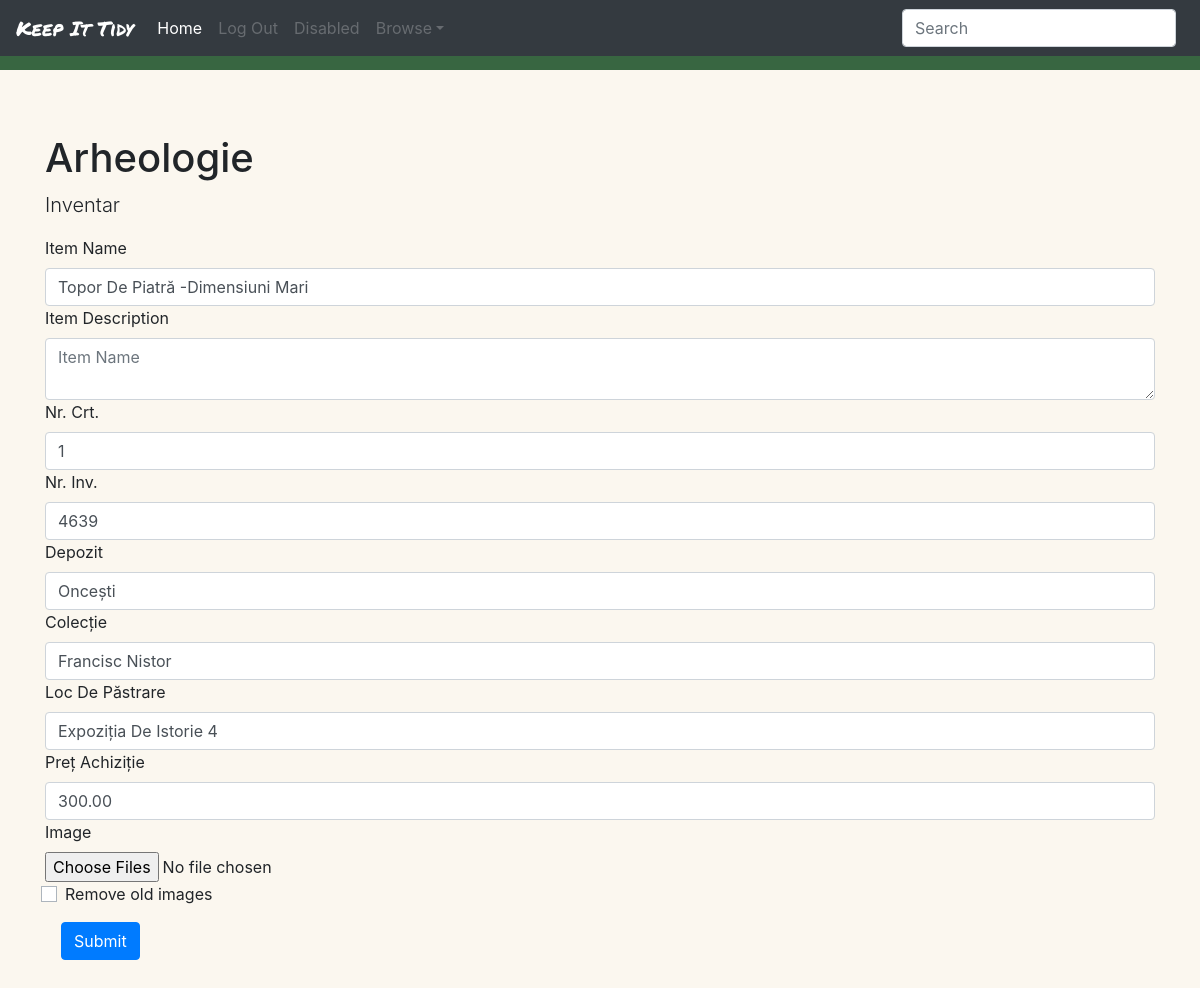
Page /edit_item/3747 on the committed database.
### KeepItTidy/models.py (models this page shows, shortened)
class Collection(models.Model):
	user = models.ForeignKey(User, on_delete=models.CASCADE, related_name="collection")
	name = models.CharField(max_length=200)
	description = models.CharField(max_length=200)

class Item(models.Model):
	name = models.CharField(max_length=200, default="item_name")
	description = models.TextField(max_length=400, null=True)
	user = models.ForeignKey(User, on_delete=models.CASCADE, related_name="item")
	collection = models.ForeignKey(Collection, on_delete=models.CASCADE, related_name="item")
	def get_fields(self):
		fields = {"id": self.id, "name": self.name, "description": self.description, "col_id": self.collection.id}
		text_fields = TextField.objects.filter(item=self)
		if len(text_fields) > 0:
			for i in text_fields:
				fields[i.name] = i.text
		boolean_fields = BooleanField.objects.filter(item=self)
		if len(boolean_fields) > 0:
			for i in boolean_fields:
				fields[i.name] = i.boolean
		date_fields = DateField.objects.filter(item=self)
		if len(date_fields) > 0:
			for i in date_fields:
				fields[i.name] = i.date.strftime("%Y-%m-%d")
		number_fields = NumberField.objects.filter(item=self)
		if len(number_fields) > 0:
			for i in number_fields:
				fields[i.name] = i.number
		decimal_fields = DecimalField.objects.filter(item=self)
		if len(decimal_fields) > 0:
			for i in decimal_fields:
				fields[i.name] = i.decimal
		image_fields = ImageField.objects.filter(item=self)
		if len(image_fields) > 0:
			image_urls = []
			for i in image_fields:
				image_urls.append(i.image.url)
			fields[i.name] = image_urls # This dictionary object will return an array of urls
		else:
			fields["img_missing"] = []
		return fields

class FieldNameTypePair(models.Model):
	dictionary = models.ForeignKey(FieldDict, on_delete=models.CASCADE, related_name="name_type_pair")
	field_name = models.CharField(max_length=200)
	field_type = models.CharField(max_length=200)

class TextField(models.Model):
	name = models.CharField(max_length=200)
	collection = models.ForeignKey(Collection, on_delete=models.CASCADE, related_name="text_field")
	item = models.ForeignKey(Item, on_delete=models.CASCADE, related_name="text_field")
	text = models.CharField(max_length=500)

class DecimalField(models.Model):
	name = models.CharField(max_length=200)
	collection = models.ForeignKey(Collection, on_delete=models.CASCADE, related_name="decimal_field")
	item = models.ForeignKey(Item, on_delete=models.CASCADE, related_name="decimal_field")
	decimal = models.DecimalField(max_digits=1000, decimal_places=2)

### KeepItTidy/views.py (the view)
# urls.py: path("edit_item/<int:item_id>", views.edit_item, name="edit_item"),
def edit_item(request, item_id):
	current_user = request.user
	item = Item.objects.get(id=item_id)
	collection = Collection.objects.get(id=item.collection.id)
	remove_imgs = request.POST.get('removeCurrentImgs', False)
	field_dict = FieldDict.objects.get(collection=collection)
	fields = FieldNameTypePair.objects.filter(dictionary=field_dict)
	if request.method == "POST":
		if item.get_fields()['name'] == request.POST['itemName']:
			print("\nName hasn't changed\n")
		else:
			print("\nName has changed\n")
			item.name = request.POST['itemName']
			item.save()
		if item.get_fields()['description'] == request.POST['itemDescription']:
			print("\nDescription hasn't changed\n")
		else:
			print("\nDescription hasn't changed\n")
			item.description = request.POST['itemDescription']
			item.save()
		posts = request.POST.items()
		for key, value in posts:
			if key != 'itemName' and key != 'itemDescription':
				print(f"{key}: {value}")
				field_name = key.split(" / ")[0]
				field_type = key.split(" / ")[-1]
				create_field_obj(item, value, field_type, field_name, collection)
		if remove_imgs:
			for i in ImageField.objects.filter(item=item):
				i.delete()
		if len(request.FILES) > 0:
			for i in request.FILES:
				file_name = i.split(" / ")[0]
				file_type = i.split(" / ")[-1]
				for file in request.FILES.getlist(i):
					if file_type == "image":
						image = file
						field_obj = ImageField(name=file_name, collection=collection, item=item, image=image)
						field_obj.save()
		return render(request, 'keepittidy/edit_item.html', {
			"images": ImageField.objects.filter(item=item),
			"item": item.get_fields(),
			"user": current_user,
			"collection": collection,
			"fields": fields
			})
	else:
		return render(request, 'keepittidy/edit_item.html', {
			"images": ImageField.objects.filter(item=item),
			"item": item.get_fields(),
			"user": current_user,
			"collection": collection,
			"fields": fields
			})

### KeepItTidy/templates/keepittidy/edit_item.html (shortened to what this page needs)
{% extends "keepittidy/layout.html" %}
{% load static %}
{% block body %}
<div id="collection" class="jumbotron jumbotron-fluid">
	<div class="container">
		<h1 class="display-5">{{ collection.name }}</h1>
		<p class="lead">{{ collection.description }}</p>
	</div>
	<div class="container">
		<form action="{% url 'edit_item' item.id %}" method="post" enctype="multipart/form-data">
			<label for=itemName>Item Name</label>
			<input type="text" class="form-control itemName" name="itemName" placeholder="Item Name" required="" value="{{item.name}}">
			<label for=itemDescription>Item Description</label>
			<textarea class="form-control itemDescription" name="itemDescription" placeholder="Item Name">{{item.description}}</textarea>
			{% for field in fields %}
		        <label for="{{field.field_name}}">{{field.field_name}}</label>
		        {% if field.field_type == "text" %}
		        	{% for key, value in item.items%}
			        	{% if key == field.field_name %}
			        		<input type="text" class="form-control {{field.field_type}}" name="{{field.field_name}} / {{field.field_type}}" placeholder={{field.field_type}} value="{{ value }}">
			        	{% endif %}
		        	{% endfor %}
		        {% elif field.field_type == "number" %}
		        	{% for key, value in item.items%}
			        	{% if key == field.field_name %}
			        		<div>
			        			<input type="number" step="any" class="form-control {{field.field_type}}" name="{{field.field_name}} / {{field.field_type}}" placeholder={{field.field_type}} value="{{ value }}">
			        		</div>
			        	{% endif %}
		        	{% endfor %}
		        {% elif field.field_type == "decimal" %}
		        	{% for key, value in item.items%}
			        	{% if key == field.field_name %}
			        		<div>
			        			<input type="number" step=".01" class="form-control {{field.field_type}}" name="{{field.field_name}} / {{field.field_type}}" placeholder={{field.field_type}} value="{{ value }}">
			        		</div>
			        	{% endif %}
		        	{% endfor %}
		        {% endif %}
		    {% endfor %}
		    <div>
    			<input type="file" class="form-control-image" name="Fotografii / image" multiple>
    		</div>
    		{% if images %}
			    <div class="form-check">
				    <label class="custom-control-label" for="removeCurrentImgs">Remove old images
				    </label>
			    </div>
		    {% endif %}
		    <button type="submit" class="btn btn-primary">Submit</button>
		</form>
	</div>
</div>
{% endblock %}

### KeepItTidy/static/KeepItTidy/styles.css (style rules this page uses)
body { background-color: #386641; padding-top: 70px; }
.btn { margin: 1em; }
.jumbotron { background-color: #FBF7EF; }

### rows in the picture
Collection: name "Arheologie", description "Inventar"
Item: itemName "Topor De Piatră -Dimensiuni Mari"
FieldNameTypePair: field_name "Nr. Crt.", item "1"
FieldNameTypePair: field_name "Nr. Inv.", item "4639"
FieldNameTypePair: field_name "Depozit"
TextField: item "Oncești"
FieldNameTypePair: field_name "Colecție"
TextField: item "Francisc Nistor"
FieldNameTypePair: field_name "Loc De Păstrare"
TextField: item "Expoziția De Istorie 4"
FieldNameTypePair: field_name "Preț Achiziție"
DecimalField: item "300.00"
FieldNameTypePair: field_name "Image"
